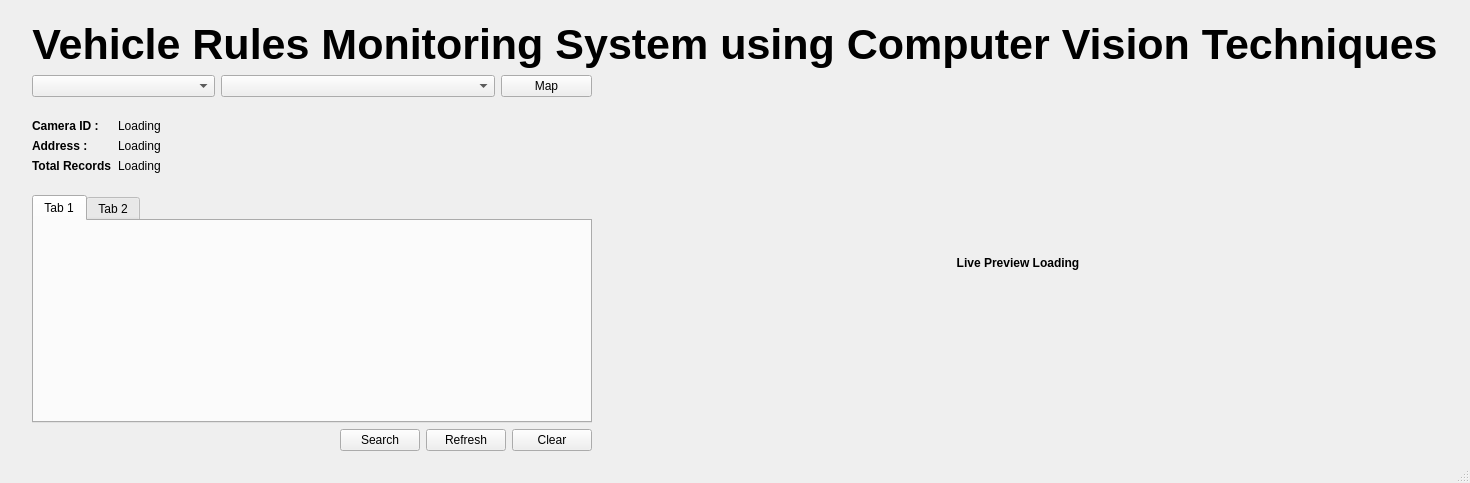
<?xml version="1.0" encoding="UTF-8"?>
<ui version="4.0">
 <class>MainWindow</class>
 <widget class="QMainWindow" name="MainWindow">
  <property name="geometry">
   <rect>
    <x>0</x>
    <y>0</y>
    <width>754</width>
    <height>483</height>
   </rect>
  </property>
  <property name="contextMenuPolicy">
   <enum>Qt::DefaultContextMenu</enum>
  </property>
  <property name="windowTitle">
   <string>Vehicle Rules Monitoring System using Computer Vision Techniques</string>
  </property>
  <widget class="QWidget" name="centralwidget">
   <layout class="QVBoxLayout" name="verticalLayout_2">
    <property name="leftMargin">
     <number>32</number>
    </property>
    <property name="topMargin">
     <number>20</number>
    </property>
    <property name="rightMargin">
     <number>32</number>
    </property>
    <property name="bottomMargin">
     <number>10</number>
    </property>
    <item>
     <widget class="QLabel" name="label">
      <property name="font">
       <font>
        <pointsize>32</pointsize>
        <weight>75</weight>
        <bold>true</bold>
        <underline>false</underline>
       </font>
      </property>
      <property name="text">
       <string>Vehicle Rules Monitoring System using Computer Vision Techniques</string>
      </property>
      <property name="alignment">
       <set>Qt::AlignCenter</set>
      </property>
     </widget>
    </item>
    <item>
     <layout class="QHBoxLayout" name="horizontalLayout_3" stretch="2,3">
      <item>
       <layout class="QVBoxLayout" name="verticalLayout">
        <item>
         <layout class="QHBoxLayout" name="horizontalLayout_2" stretch="2,3,1">
          <item>
           <widget class="QComboBox" name="camera_group"/>
          </item>
          <item>
           <widget class="QComboBox" name="cam_selector">
            <property name="enabled">
             <bool>true</bool>
            </property>
            <property name="editable">
             <bool>false</bool>
            </property>
            <property name="currentText">
             <string/>
            </property>
            <property name="currentIndex">
             <number>-1</number>
            </property>
            <property name="maxVisibleItems">
             <number>5</number>
            </property>
           </widget>
          </item>
          <item>
           <widget class="QPushButton" name="map">
            <property name="text">
             <string>Map</string>
            </property>
           </widget>
          </item>
         </layout>
        </item>
        <item>
         <layout class="QFormLayout" name="formLayout">
          <property name="topMargin">
           <number>16</number>
          </property>
          <property name="bottomMargin">
           <number>16</number>
          </property>
          <item row="0" column="0">
           <widget class="QLabel" name="cam_id_label">
            <property name="font">
             <font>
              <weight>75</weight>
              <bold>true</bold>
             </font>
            </property>
            <property name="text">
             <string>Camera ID : </string>
            </property>
           </widget>
          </item>
          <item row="0" column="1">
           <widget class="QLabel" name="cam_id">
            <property name="text">
             <string>Loading</string>
            </property>
           </widget>
          </item>
          <item row="1" column="0">
           <widget class="QLabel" name="address_label">
            <property name="font">
             <font>
              <weight>75</weight>
              <bold>true</bold>
             </font>
            </property>
            <property name="text">
             <string>Address : </string>
            </property>
           </widget>
          </item>
          <item row="1" column="1">
           <widget class="QLabel" name="address">
            <property name="text">
             <string>Loading</string>
            </property>
           </widget>
          </item>
          <item row="2" column="0">
           <widget class="QLabel" name="total_records_label">
            <property name="font">
             <font>
              <weight>75</weight>
              <bold>true</bold>
             </font>
            </property>
            <property name="text">
             <string>Total Records</string>
            </property>
           </widget>
          </item>
          <item row="2" column="1">
           <widget class="QLabel" name="total_records">
            <property name="text">
             <string>Loading</string>
            </property>
           </widget>
          </item>
         </layout>
        </item>
        <item>
         <widget class="QTabWidget" name="log_tabwidget">
          <property name="minimumSize">
           <size>
            <width>0</width>
            <height>200</height>
           </size>
          </property>
          <property name="tabShape">
           <enum>QTabWidget::Rounded</enum>
          </property>
          <property name="currentIndex">
           <number>0</number>
          </property>
          <property name="documentMode">
           <bool>false</bool>
          </property>
          <property name="movable">
           <bool>true</bool>
          </property>
          <property name="tabBarAutoHide">
           <bool>true</bool>
          </property>
          <widget class="QWidget" name="tab_1">
           <property name="accessibleName">
            <string/>
           </property>
           <attribute name="title">
            <string>Tab 1</string>
           </attribute>
          </widget>
          <widget class="QWidget" name="tab_2">
           <attribute name="title">
            <string>Tab 2</string>
           </attribute>
          </widget>
         </widget>
        </item>
        <item>
         <layout class="QHBoxLayout" name="horizontalLayout">
          <item>
           <spacer name="horizontalSpacer">
            <property name="orientation">
             <enum>Qt::Horizontal</enum>
            </property>
            <property name="sizeHint" stdset="0">
             <size>
              <width>158</width>
              <height>20</height>
             </size>
            </property>
           </spacer>
          </item>
          <item>
           <widget class="QPushButton" name="search_button">
            <property name="text">
             <string>Search</string>
            </property>
           </widget>
          </item>
          <item>
           <widget class="QPushButton" name="refresh_button">
            <property name="text">
             <string>Refresh</string>
            </property>
           </widget>
          </item>
          <item>
           <widget class="QPushButton" name="clear_button">
            <property name="text">
             <string>Clear</string>
            </property>
           </widget>
          </item>
         </layout>
        </item>
       </layout>
      </item>
      <item>
       <widget class="QLabel" name="live_preview">
        <property name="minimumSize">
         <size>
          <width>300</width>
          <height>0</height>
         </size>
        </property>
        <property name="font">
         <font>
          <weight>75</weight>
          <bold>true</bold>
         </font>
        </property>
        <property name="text">
         <string>Live Preview Loading</string>
        </property>
        <property name="alignment">
         <set>Qt::AlignCenter</set>
        </property>
       </widget>
      </item>
     </layout>
    </item>
   </layout>
  </widget>
  <widget class="QStatusBar" name="statusBar"/>
 </widget>
 <resources/>
 <connections/>
</ui>
